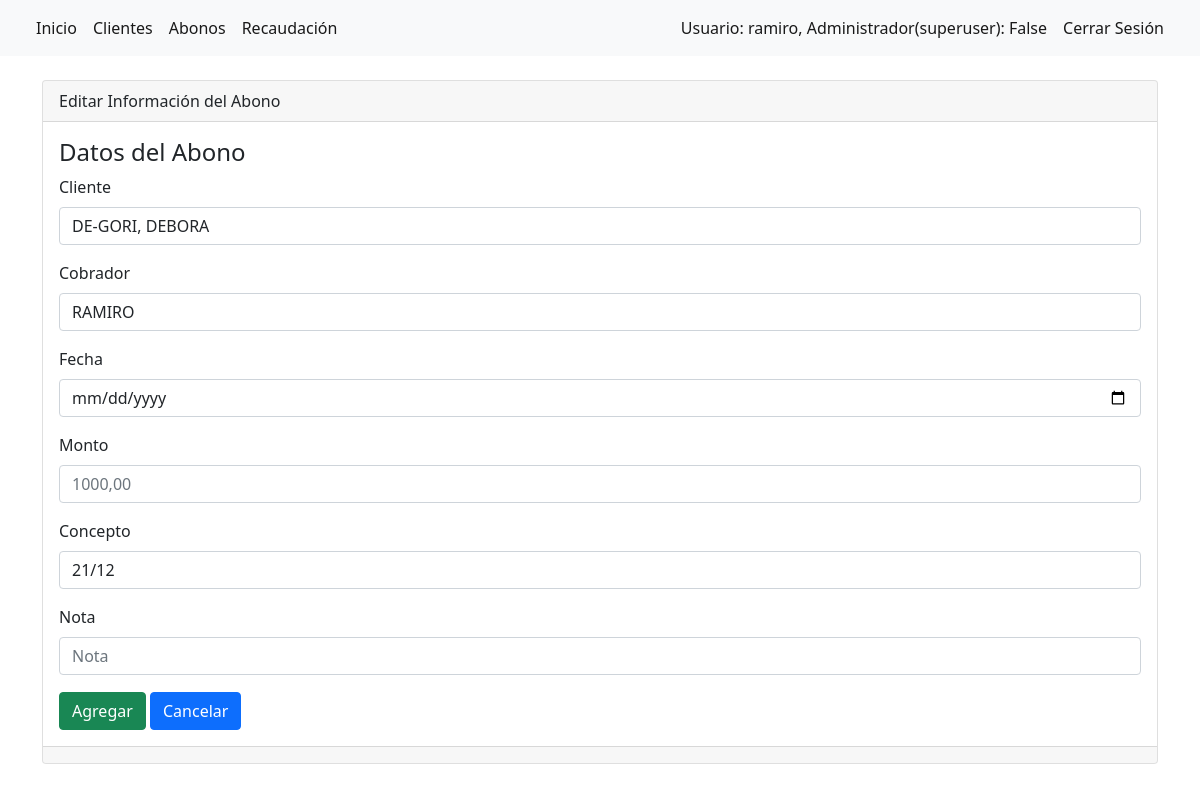
/editar_abono/23 (signed in), run on the app's committed database.
### abonos/models.py (models this page shows, shortened)
class Abono(models.Model):
    cliente = models.ForeignKey(
        'Cliente',
        null=True,
        on_delete=SET_NULL
        )
    cobrador = models.ForeignKey(
        'Cobrador',
        null=True,
        on_delete=SET_NULL
        )
    recaudacion = models.ForeignKey(
        'Recaudacion',
        null=True,
        on_delete=SET_NULL,
        default=None
    )
    concepto = models.ForeignKey(
        'Concepto',
        null=True,
        on_delete=SET_NULL,
        default=None
        )
    fecha = models.DateTimeField(
        blank=True,
        null=True,
        default= datetime.now,
        verbose_name="fecha"
        )
    monto = models.DecimalField(
        max_digits=10,
        decimal_places=2,
        default=0.00,
        verbose_name="monto"
        )
    nota = models.CharField(
        max_length=100,
        blank=True,
        verbose_name="nota"
        )
    creado = models.DateTimeField(auto_now_add=True)
    modificado = models.DateTimeField(auto_now=True)
    class Meta:
        verbose_name = "Abono"
        verbose_name_plural = "Abonos"
        ordering = ['-modificado', '-creado']

class Cliente(models.Model):
    apellido = models.CharField(max_length=45, verbose_name="apellido")
    nombre = models.CharField(max_length=45, verbose_name="nombre")
    activo = models.BooleanField(default=True, verbose_name="activo")
    creado = models.DateTimeField(auto_now_add=True)
    modificado = models.DateTimeField(auto_now=True)
    def __str__(self):
        fila = self.apellido + ", " + self.nombre
        return fila
    class Meta:
        verbose_name = "Cliente"
        verbose_name_plural = "Clientes"
        ordering = ['-modificado', '-creado']
        unique_together = ['apellido', 'nombre']

class Cobrador(models.Model):
    nombre = models.CharField(max_length=45, verbose_name="nombre")
    activo = models.BooleanField(default=True, verbose_name="activo")
    usuario = models.ForeignKey(User,null=True, on_delete=SET_NULL)
    creado = models.DateTimeField(auto_now_add=True)
    modificado = models.DateTimeField(auto_now=True)
    def __str__(self):
        return self.nombre
    class Meta:
        verbose_name = "Cobrador"
        verbose_name_plural = "Cobradores"
        ordering = ['-modificado', '-creado']
        unique_together = ['nombre']

class Concepto(models.Model):
    año = models.IntegerField()
    mes = models.IntegerField()
    creado = models.DateTimeField(auto_now_add=True)
    modificado = models.DateTimeField(auto_now=True)
    def __str__(self):
        fila = str(self.año) + '/' + str(self.mes)
        return fila
    class Meta:
        verbose_name = "Concepto"
        verbose_name_plural = "Conceptos"
        ordering = ['-modificado', '-creado']

### abonos/views.py (the view)
# urls.py: path('editar_abono/<int:id>', views.editar_abono, name='editar_abono'),
@login_required(login_url='login')
def editar_abono(request, id):
    abono = Abono.objects.get(id=id)
    formulario = AbonoForm(request.POST or None, request.FILES or None, instance=abono)
    cobradores = Cobrador.objects.filter(activo=True)
    clientes = Cliente.objects.filter(activo=True)
    usuario_cobrador = Cobrador.objects.filter(usuario=request.user)
    conceptos = Concepto.objects.all().order_by('-creado')
    context = {
        'formulario': formulario,
        'cobradores': cobradores,
        'clientes': clientes,
        'abono': abono,
        'conceptos': conceptos,
        'usuario_cobrador': usuario_cobrador
    }
    print(abono.monto)
    if formulario.is_valid() and request.POST:
        formulario.save()
        return redirect('abonos')
    return render(request, 'abonos/editar.html', context)

### abonos/forms.py
class AbonoForm(forms.ModelForm):
    class Meta:
        model = Abono
        fields = '__all__'
        exclude=['recaudacion']

### abonos/templates/abonos/editar.html (shortened to what this page needs)
{% extends "base.html" %}
{% block contenido %}
<div class="card">
    <div class="card-header">
        Editar Información del Abono
    </div>
    <div class="card-body">
        <h4 class="card-title">Datos del Abono</h4>
        {% include 'abonos/form.html' %}
    </div>
    <div class="card-footer text-muted">
    </div>
</div>
{% endblock %}

### abonos/templates/base.html (shortened to what this page needs)
{% load static %}
<!doctype html>
<html lang="en">
  <head>
    <link rel="stylesheet" href="https://cdn.jsdelivr.net/npm/bootstrap@4.1.3/dist/css/bootstrap.min.css">
    <link rel="stylesheet" href="https://cdn.jsdelivr.net/npm/bootstrap-select@1.13.14/dist/css/bootstrap-select.min.css">
    <link rel="stylesheet" href="https://cdn.jsdelivr.net/npm/bootstrap@5.0.2/dist/css/bootstrap.min.css">
    <link rel="stylesheet" href="https://cdn.jsdelivr.net/npm/bootstrap-icons@1.8.1/font/bootstrap-icons.css">
  </head>
  <body>
    <nav class="navbar navbar-expand-lg navbar-light bg-light sticky-top">
      <div class="container-fluid">
        <div class="collapse navbar-collapse" id="navbarToggler">
          <div class="nav navbar-nav me-auto">
            <a class="nav-item nav-link active" href="{% url 'inicio' %}">Inicio</a>
            <a class="nav-item nav-link active" href="{% url 'clientes' %}">Clientes</a>
            <a class="nav-item nav-link active" href="{% url 'abonos' %}">Abonos</a>
            <a class="nav-item nav-link active" href="{% url 'recaudaciones' %}">Recaudación</a>
          </div>
          <div class="nav navbar-nav ms-auto">
            {% if request.user.is_authenticated %}
            <a class="nav-item nav-link active" href="#">Usuario: {{ request.user.get_username }}, Administrador(superuser): {{ request.user.is_superuser }}</a>
            <a class="nav-item nav-link active" href="{% url 'logout' %}">Cerrar Sesión</a>
            {% else %}
            <a class="nav-item nav-link active" href="{% url 'login' %}">Iniciar Sesión</a>
            {% endif %}
          </div>
        </div>
      </div>
    </nav>
    <div class="container">
        <div class="row">
          <div class="col-sm-12">
            <br/>
            {% block contenido %}  {% endblock %}
          </div>
        </div>
    </div>
  </body>
</html>

### abonos/templates/abonos/form.html (shortened to what this page needs)
<form enctype="multipart/form-data" method="post">
  <div class="mb-3">
    <label for="" class="form-label">Cliente</label>
    <select class="form-control selectpicker" name="cliente" id="cliente" data-live-search="true">
      {% if abono is not None %}
      <option value={{abono.cliente.id}}>{{abono.cliente}}</option>
      {%endif%}
    </select>
  </div>
  <div class="mb-3">
    <label for="" class="form-label">Cobrador</label>
    <select class="form-control" name="cobrador" id="cobrador">
      {% if abono is not None %}
      <option value={{abono.cobrador.id}}>{{abono.cobrador}}</option>
      {%endif%}
    </select>
  </div>
  <div class="mb-3">
    <label for="" class="form-label">Fecha</label>
    <input
    type="date"
    class="form-control"
    name="fecha"
    id="fecha"
    aria-describedby="helpId"
    placeholder=""
    value="{{ abono.fecha | default:''}}">
  </div>
  <div class="mb-3">
    <label for="" class="form-label">Monto</label>
    <input
    type="number"
    class="form-control"
    name="monto"
    id="monto"
    aria-describedby="helpId"
    placeholder="1000,00"
    value="{{ abono.monto | default:0 }}">
  </div>
  <div class="mb-3">
    <label for="" class="form-label">Concepto</label>
    <select class="form-control" name="concepto" id="concepto">
      {% if abono is not None %}
      <option value={{abono.concepto.id}}>{{abono.concepto}}</option>
      {%endif%}
    </select>
  </div>
  <div class="mb-3">
    <label for="" class="form-label">Nota</label>
    <input
    type="text"
    class="form-control"
    name="nota"
    id="nota"
    aria-describedby="helpId"
    placeholder="Nota"
    value="{{ abono.nota | default:''}}">
  </div>
  <div class="col-12 help-text"> {{ formulario.errors }} </div>
  <input
  name=""
  id=""
  class="btn btn-success"
  type="submit"
  value="Agregar">
  <a
  name=""
  id=""
  class="btn btn-primary"
  href="{% url 'abonos' %}"
  role="button">Cancelar</a>
</form>

### data on the page
Abono: cliente "DE-GORI, DEBORA", cobrador "RAMIRO", concepto "21/12"

### other printed values
{{ request.user.get_username }} "ramiro"
{{ request.user.is_superuser }} "False"
